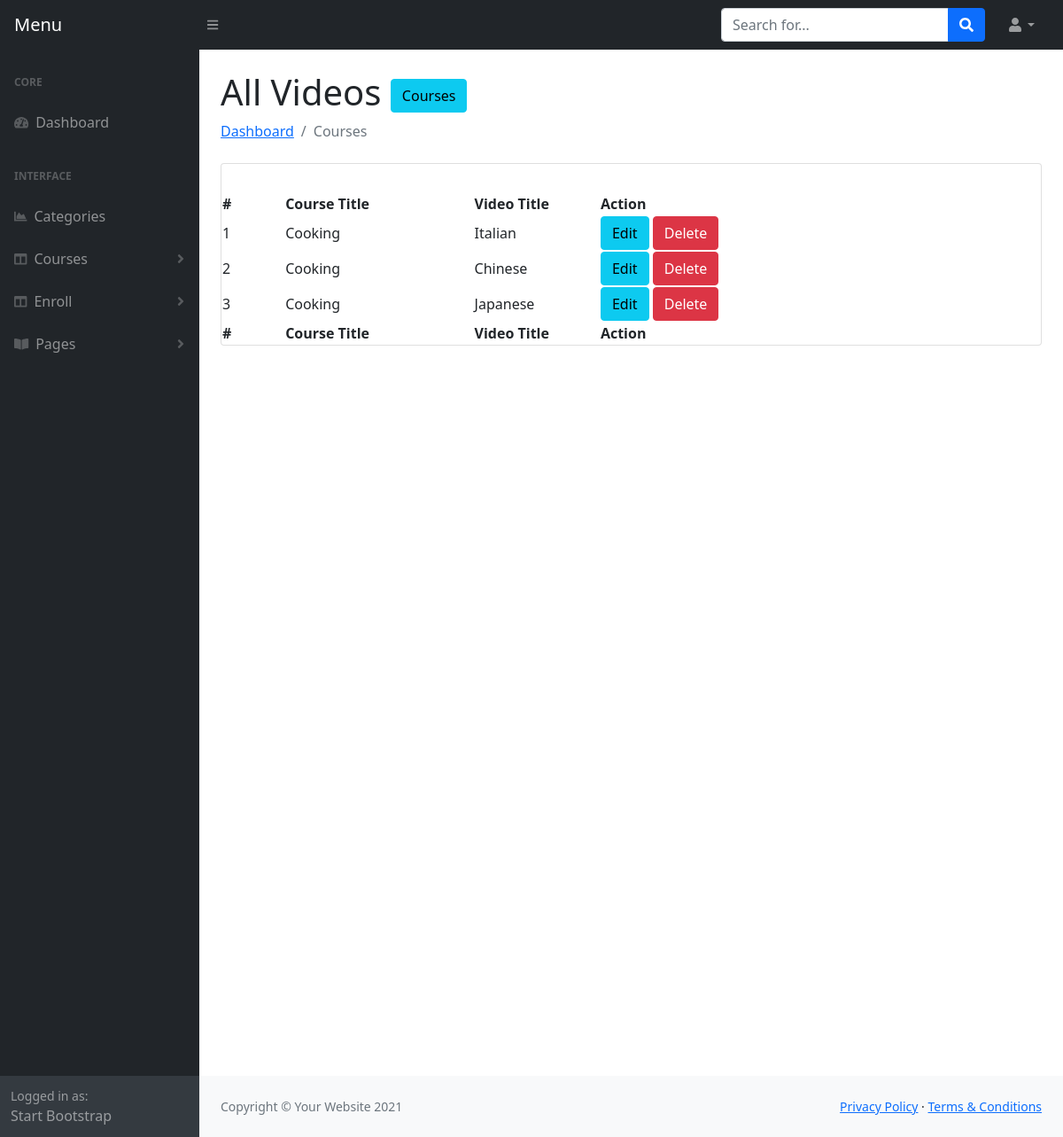
/admin/video-single.php?vidid=6 (signed in), run on the app's committed database.
### tables this page shows
CREATE TABLE `videos` (
  `video_id` int(11) NOT NULL,
  `video_title` varchar(255) NOT NULL,
  `video_url` varchar(255) NOT NULL,
  `course_id` int(11) NOT NULL
);

CREATE TABLE `courses` (
  `course_id` int(11) NOT NULL,
  `category_id` int(11) NOT NULL,
  `course_title` varchar(191) NOT NULL,
  `banner` varchar(191) NOT NULL,
  `short_description` text NOT NULL,
  `description` longtext NOT NULL,
  `price` varchar(191) NOT NULL,
  `discount` varchar(100) NOT NULL,
  `hours` varchar(100) NOT NULL,
  `total_hit` int(11) NOT NULL,
  `ratting` int(11) NOT NULL,
  `demo_video` varchar(191) DEFAULT NULL,
  `is_active` tinyint(4) NOT NULL,
  `created_at` timestamp NOT NULL DEFAULT current_timestamp()
);

### admin/video-single.php (the view, shortened to what this page needs)
<?php
    include 'header.php';
    include '../Controller/database.php';
?>
<main>
<div class="container-fluid px-4">
    <h1 class="mt-4">All Videos <a class="btn btn-info" href="courses.php">Courses</a></h1>
    <ol class="breadcrumb mb-4">
        <li class="breadcrumb-item"><a href="index.php">Dashboard</a></li>
        <li class="breadcrumb-item active">Courses</li>
    </ol>
    <div class="card mb-4">
        <div class="card-body">
        </div>      <table id="datatablesSimple">
                    <thead>
                        <tr>
                            <th width="5%">#</th>
                            <th width="15%">Course Title</th>
                            <th width="10%">Video Title</th>
                            <th width="35%">Action</th>
                        </tr>
                    </thead>
                    <tfoot>
                        <tr>
                            <th>#</th>
                            <th>Course Title</th>
                            <th>Video Title</th>
                            <th>Action</th>
                        </tr>
                    </tfoot>
                    <tbody>
                        <?php
                        if (isset($_GET['vidid'])) {
                            $vidid = $_GET['vidid'];
                        }
                        $query = "SELECT * FROM videos left join courses on courses.course_id=videos.course_id where videos.course_id =$vidid Order By video_id desc";
                        $result = $con->query($query);
                        if ($result->num_rows > 0) {
                            $i = 0;
                            foreach ($result as $key => $value) {
                                $i++;
                        ?>
                        <tr>
                            <td><?php echo $i; ?></td>
                            <td><?php echo $value['course_title'] ?></td>
                            <td><?php echo $value['video_title'] ?></td>
                            <td>
                                <a href="editvideo.php?editid=<?php echo $value['video_id']; ?>" class="btn btn-info">Edit</a>
                                <a onclick="return confirm('Are you sure to Delete?');" href="?delid=<?php echo $value['video_id']; ?>&vidid=<?php echo $vidid; ?>" class="btn btn-danger">Delete</a>
                            </td>
                        </tr>
                        <?php }
                        } ?>
                    </tbody>
                </table>
    </div>
    <div style="height: 100vh"></div>
</div>
</main>
<?php include 'footer.php'; ?>

### data on the page
videos: course.course_title "Cooking", video_title "Italian"
videos: course.course_title "Cooking", video_title "Chinese"
videos: course.course_title "Cooking", video_title "Japanese"
